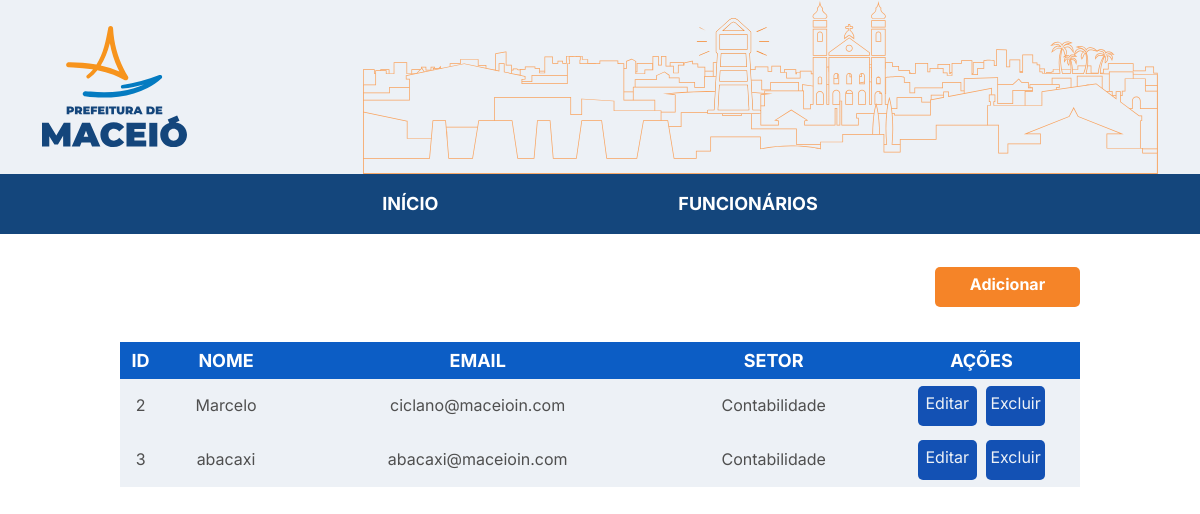
The app's page /listar, older data.
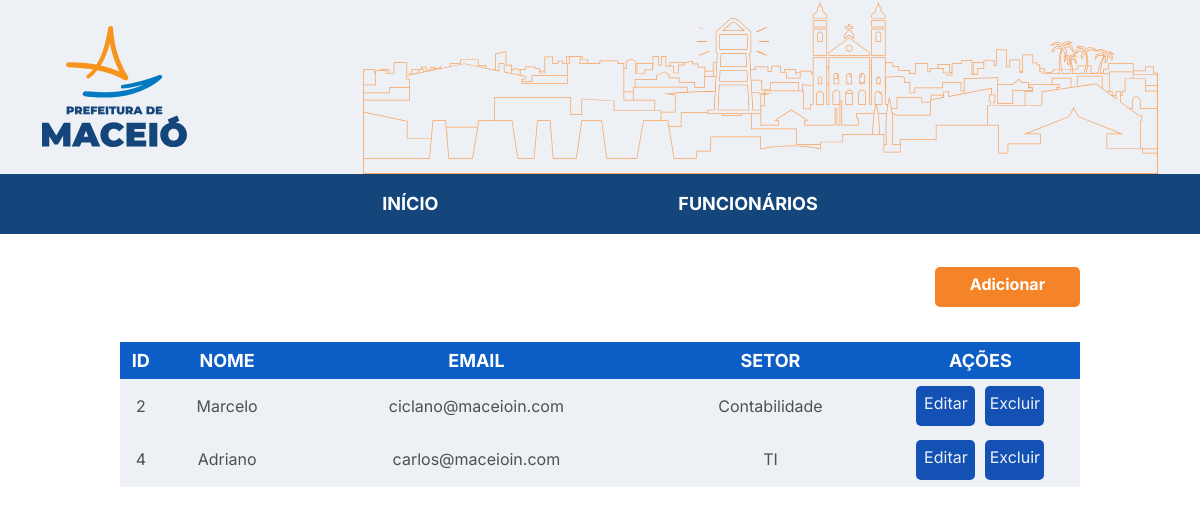
The same page, newer data.
### core/models.py (models this page shows, shortened)
class Funcionario(models.Model):
    SETORES = [
        ('Contabilidade', 'Contabilidade'),
        ('Financeiro', 'Financeiro'),
        ('Atendimento', 'Atendimento'),
        ('Orçamento', 'Orçamento'),
        ('TI', 'TI')
    ]
    nome = models.CharField(max_length=255)
    email = models.EmailField(unique=True)
    setor = models.CharField(max_length=100, choices=SETORES)

### core/views.py (the view)
# urls.py: path('listar', listar, name="listar"),
def listar(request):
    funcionarios = Funcionario.objects.all()
    return render(request, 'funcionarios.html', {"funcionarios": funcionarios})

### core/templates/funcionarios.html (shortened to what this page needs)
{% load static %}
<!DOCTYPE html>
<html lang="pt-br">
<head>
    <link rel="stylesheet" href="{% static 'css/funcionario.css' %}">
    <link rel="stylesheet" href="{% static 'css/style.css' %}">
</head>
<body>
    <header class="header">
        <div class="container">
            <img src="/maceioin/core/static/logo_prefeitura_de_maceio.svg" alt="">
            <img src="/maceioin/core/static/maceio_topo.svg" alt="">
        </div>
    </header>
    <nav class="navbar">
        <a class="navbar_text" href="{% url 'home' %}">INÍCIO</a>
        <a class="navbar_text" href="{% url 'listar'%}">FUNCIONÁRIOS</a>
    </nav>
    <main>
        <section class="section_add_button">
            <div class="container_add_button">
                <a class="add_button" href="{% url 'adicionar' %}">Adicionar</a>
            </div>
        </section>
        <section>
            <div class="container_table">
                <table class="">
                    <thead>
                        <tr>
                            <th>ID</th>
                            <th>NOME</th>
                            <th>EMAIL</th>
                            <th>SETOR</th>
                            <th>AÇÕES</th>
                        </tr>
                    </thead>
                    <tbody>
                        {% for funcionario in funcionarios %}
                            <tr>
                                <td>{{ funcionario.id }}</td>
                                <td>{{ funcionario.nome }}</td>
                                <td>{{ funcionario.email }}</td>
                                <td>{{ funcionario.setor }}</td>
                                <td>
                                    <div class="container_button">
                                        <a href="{% url 'editar' funcionario.id %}">Editar</a>
                                        <a href="{% url 'deletar' funcionario.id %}">Excluir</a>
                                    </div>
                                </td>
                            </tr>
                        {% endfor %}
                    </tbody>
                </table>
            </div>
        </section>
    </main>
</body>
</html>

### core/static/css/funcionario.css (style rules this page uses)
.section_add_button { display: flex; justify-content: center; }
.container_add_button { margin-top: 1.5%; padding: 15px; width: 80%; height: auto; display: flex; justify-content: flex-end; }
.add_button { width: 145px; height: 40px; font-family: "Inter", Helvetica, Arial, sans-serif; font-size: 16px; font-weight: bold; text-align: center; text-decoration: none; color: #FFFFFF; background: #f58428; border: none; border-radius: 5px; }
.container_table { width: 80%; margin: 20px auto; overflow-x: auto; }
table { width: 100%; border-collapse: collapse; }
thead { background-color: #0C5DC5; color: #FFFFFF; }
th { font-size: 18px; font-weight: bold; text-align: center; }
tbody { background: #EDF1F6; }
td { font-size: 16px; text-align: center; }
.container_button { display: flex; justify-content: center; gap: 5%; margin: 3% 0; }
.container_button a { width: 30%; height: 40px; text-align: center; text-decoration: none; font-family: "Inter", Helvetica, Arial, sans-serif; font-size: 16px; color: #EDF1F6; background: #1351B4; border: none; border-radius: 5px; }

### core/static/css/style.css (style rules this page uses)
body { box-sizing: border-box; margin: 0; font-family: "Inter", Helvetica, Arial, sans-serif; font-size: 22px; line-height: 1.6em; color: #4F4F4F; }
.header { background: #EDF1F6; }
.container { padding: 0 15px; display: flex; justify-content: center; gap: 15%; }
.navbar { height: 60px; display: flex; justify-content: center; gap: 20%; background-color: #14467C; }
.navbar_text { align-content: center; font-family: "Inter", Helvetica, Arial, sans-serif; font-weight: bold; font-size: 18px; color: #FFFFFF; text-decoration: none; list-style: none; }

Row changes from the older to the newer data that the page shows:
removed Funcionario: id "3", nome "abacaxi", email "abacaxi@maceioin.com", setor "Contabilidade"
added Funcionario: id "4", nome "Adriano", email "carlos@maceioin.com", setor "TI"
